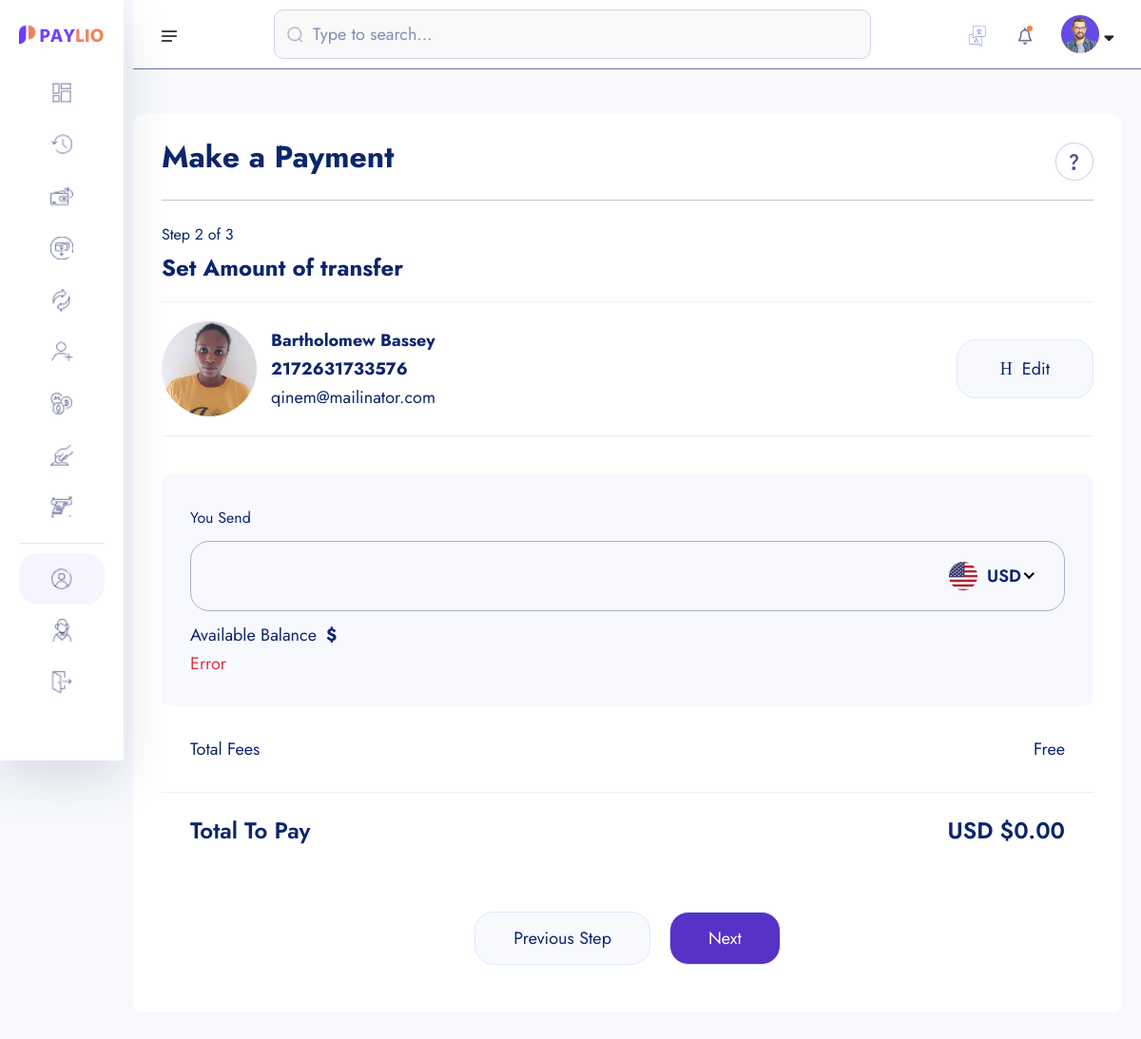
The page /account-transfer/2172631733576 on the database its author committed.
### account/models.py (models this page shows, shortened)
class Account(models.Model):
    id = models.UUIDField(primary_key=True, unique=True,
                          default=uuid.uuid4, editable=False)
    user = models.OneToOneField(User, on_delete=models.CASCADE)
    account_balance = models.DecimalField(
        max_digits=12, decimal_places=2, default=0.00)
    account_number = ShortUUIDField(
        length=10, max_length=25, prefix="217", alphabet="123456789")
    account_id = ShortUUIDField(
        unique=True, length=7, max_length=25, prefix="DEX", alphabet="123456789")
    pin_number = ShortUUIDField(
        unique=True, length=4, max_length=7, prefix="217", alphabet="123456789")
    ref_code = ShortUUIDField(unique=True, length=10,
                              max_length=25, alphabet="abcdefgh123456789")
    account_status = models.CharField(
        max_length=100, choices=ACCOUNT_STATUS, default="in-active")
    date = models.DateTimeField(auto_now_add=True)
    kyc_submitted = models.BooleanField(default=False)
    kyc_confirmed = models.BooleanField(default=False)
    recommended_by = models.ForeignKey(
        User, on_delete=models.DO_NOTHING, blank=True, null=True, related_name='recommended_by')
    class Meta:
        ordering = ['date']

class Kyc(models.Model):
    id = models.UUIDField(primary_key=True, unique=True,
                          default=uuid.uuid4, editable=False)
    user = models.OneToOneField(User, on_delete=models.CASCADE)
    account = models.OneToOneField(Account, on_delete=models.CASCADE)
    full_name = models.CharField(max_length=1000)
    image = models.ImageField(upload_to="kyc", default="default.jpg")
    marital_status = models.CharField(choices=MARITAL_STATUS, max_length=40)
    gender = models.CharField(choices=GENDER, max_length=40, default="default")
    identity_type = models.CharField(choices=IDENTITY_TYPE, max_length=40)
    identity_image = models.ImageField(
        upload_to="kyc", null=False, blank=False, default=None)
    date_of_birth = models.DateTimeField(auto_now_add=False)
    signature = models.ImageField(upload_to="kyc")
    country = models.CharField(max_length=100)
    state = models.CharField(max_length=100)
    city = models.CharField(max_length=100)
    mobile = models.CharField(max_length=1000)
    fax = models.CharField(max_length=1000)
    date = models.DateTimeField(auto_now_add=True)

### userauth/models.py (models this page shows, shortened)
class User(AbstractUser):
    (
        username_,
        email_,
        is_staff_
    ) = HELP_TEXT_AND_VERBOSE_NAME["user"].values()
    username = models.CharField(
        max_length=50,
        help_text = username_[0],
        verbose_name = username_[1]
        )
    email = models.EmailField(
        max_length=254,
        unique=True,
        help_text = email_[0],
        verbose_name = email_[1]
        )
    is_staff = models.BooleanField(
        default=False,
        help_text=is_staff_[0],
        verbose_name=is_staff_[1]
        )
    USERNAME_FIELD = 'email'
    REQUIRED_FIELDS = ['username']

### core/transfer.py (the view)
# urls.py: path("account-transfer/<account_number>", transfer.AmountTransfer,
def AmountTransfer(request, account_number):
    try:
        account = Account.objects.get(account_number=account_number)
    except Account.DoesNotExist:
        messages.warning(request, "Account does not exist.")
        return redirect("core:search-account")
    context = {
        "account": account,
    }
    return render(request, "transfer/account-transfer.html", context)

### templates/transfer/account-transfer.html (shortened to what this page needs)
{% extends 'partials/dashboard_base.html' %}
{% load static %}
{% load humanize %}
{% block content %}
<section class="dashboard-section body-collapse pay step step-2">
    <div class="overlay pt-120">
        <div class="container-fruid">
            <div class="main-content">
                <div class="head-area d-flex align-items-center justify-content-between">
                    <h4>Make a Payment</h4>
                    <div class="icon-area">
                        <img src="{% static 'assets/images/icon/support-icon.png' %}" alt="icon">
                    </div>
                </div>
                <div class="choose-recipient">
                    <div class="step-area">
                        <span class="mdr">Step 2 of 3</span>
                        <h5>Set Amount of transfer</h5>
                    </div>
                    <div class="user-select">
                        <div class="single-user">
                            <div class="left d-flex align-items-center">
                                <div class="img-area">
                                    <img src="{{ account.user.kyc.image.url }}" alt="image" style="width: 100px; height: 100px; border-radius:50%; object-fit:cover;">
                                </div>
                                <div class="text-area">
                                    <p>{{ account.user.kyc.full_name|title }}</p>
                                    <p>{{ account.account_number }}</p>
                                    <span class="mdr"><a href="/cdn-cgi/l/email-protection" class="__cf_email__" data-cfemail="773f12051a1619444237101a161e1b5914181a">{{ account.user.email }}</a></span>
                                </div>
                            </div>
                            <div class="right">
                                <a href="{% url 'core:search-account' %}">
                                    <i class="icon-h-edit"></i>
                                    Edit
                                </a>
                            </div>
                        </div>
                    </div>
                </div>
                <form action="#">
                    <div class="send-banance">
                        <span class="mdr">You Send</span>
                        <div class="input-area">
                            <input class="xxlr" onkeyup="CalculateBalance()" placeholder="{{request.user.account.account_balance|intcomma}}" type="number" id="amount-send">
                        </div>
                        <p>Available Balance<b>${{request.user.account.account_balance|intcomma}}</b></p>
                        <p class="text-danger" id="error-div">Error</p>
                    </div>
                    <ul class="total-fees">
                        <li>Total Fees</li>
                        <li>Free</li>
                    </ul>
                    <ul class="total-fees pay">
                        <li>
                            <h5>Total To Pay</h5>
                        </li>
                        <li>
                            <h5 id="total-to-pay">USD $0.00</h5>
                        </li>
                    </ul>
                    <div class="footer-area mt-40">
                        <a href="pay-step-1.html">Previous Step</a>
                        <a href="pay-step-3.html" class="active">Next</a>
                    </div>
                </form>
            </div>
        </div>
    </div>
</section>
{% endblock content %}

### rows shown on the page
Account: user.kyc.image (picture), user.kyc.full_name "Bartholomew Bassey", account_number "2172631733576", user.email "qinem@mailinator.com"
